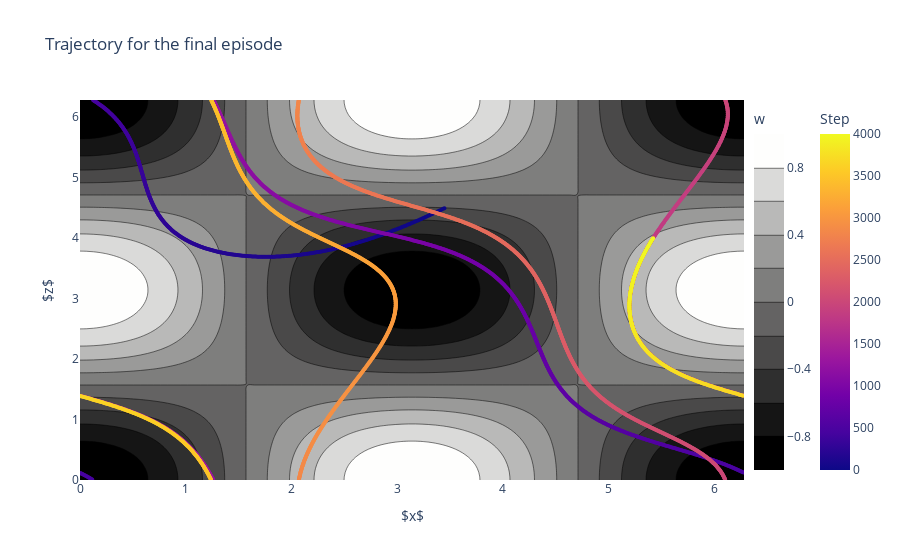

Here is the notebook cell this chart was saved with:
### Code cell
fig = go.Figure(data = go.Contour(x = x, y = z, z=w, colorscale='Gray', colorbar=dict(x=1,title="w")))

history_X = np.array(agent.history_X)

fig.add_trace(go.Scatter(x=history_X[:,0], y=history_X[:,1],mode='markers',
    marker=dict(
        size=4,
        color=np.linspace(0,Ns,Ns+1), #set color equal to a variable
        colorscale='plasma', # one of plotly colorscales
        showscale=True,
        colorbar=dict(x=1.1,title="Step")
    )))

fig.update_layout(
    title="Trajectory for the final episode",
    xaxis_title="$x$",
    yaxis_title="$z$",
    xaxis=dict(
        range=[0, L]
    ),
    yaxis=dict(
        range=[0, L]
    )
)

fig.show()

### Figure 1 — Plotly figure (JSON) as saved in the notebook; plotly's stock layout.template omitted (floating-point values rounded to 4 significant figures; data arrays with more than 128 entries replaced by an {"elided": "..."} marker saying what was removed)
{"data": [{"colorbar": {"title": {"text": "w"}, "x": 1}, "colorscale": [[0, "rgb(0, 0, 0)"], [0.09091, "rgb(16, 16, 16)"], [0.1818, "rgb(38, 38, 38)"], [0.2727, "rgb(59, 59, 59)"], [0.3636, "rgb(81, 80, 80)"], [0.4545, "rgb(102, 101, 101)"], [0.5455, "rgb(124, 123, 122)"], [0.6364, "rgb(146, 146, 145)"], [0.7273, "rgb(171, 171, 170)"], [0.8182, "rgb(197, 197, 195)"], [0.9091, "rgb(224, 224, 223)"], [1, "rgb(254, 254, 253)"]], "type": "contour", "x": [0, 0.06347, 0.1269, 0.1904, 0.2539, 0.3173, 0.3808, 0.4443, 0.5077, 0.5712, 0.6347, 0.6981, 0.7616, 0.8251, 0.8885, 0.952, 1.015, 1.079, 1.142, 1.206, 1.269, 1.333, 1.396, 1.46, 1.523, 1.587, 1.65, 1.714, 1.777, 1.841, 1.904, 1.967, 2.031, 2.094, 2.158, 2.221, 2.285, 2.348, 2.412, 2.475, 2.539, 2.602, 2.666, 2.729, 2.793, 2.856, 2.919, 2.983, 3.046, 3.11, 3.173, 3.237, 3.3, 3.364, 3.427, 3.491, 3.554, 3.618, 3.681, 3.745, 3.808, 3.871, 3.935, 3.998, 4.062, 4.125, 4.189, 4.252, 4.316, 4.379, 4.443, 4.506, 4.57, 4.633, 4.697, 4.76, 4.823, 4.887, 4.95, 5.014, 5.077, 5.141, 5.204, 5.268, 5.331, 5.395, 5.458, 5.522, 5.585, 5.649, 5.712, 5.775, 5.839, 5.902, 5.966, 6.029, 6.093, 6.156, 6.22, 6.283], "y": [0, 0.06347, 0.1269, 0.1904, 0.2539, 0.3173, 0.3808, 0.4443, 0.5077, 0.5712, 0.6347, 0.6981, 0.7616, 0.8251, 0.8885, 0.952, 1.015, 1.079, 1.142, 1.206, 1.269, 1.333, 1.396, 1.46, 1.523, 1.587, 1.65, 1.714, 1.777, 1.841, 1.904, 1.967, 2.031, 2.094, 2.158, 2.221, 2.285, 2.348, 2.412, 2.475, 2.539, 2.602, 2.666, 2.729, 2.793, 2.856, 2.919, 2.983, 3.046, 3.11, 3.173, 3.237, 3.3, 3.364, 3.427, 3.491, 3.554, 3.618, 3.681, 3.745, 3.808, 3.871, 3.935, 3.998, 4.062, 4.125, 4.189, 4.252, 4.316, 4.379, 4.443, 4.506, 4.57, 4.633, 4.697, 4.76, 4.823, 4.887, 4.95, 5.014, 5.077, 5.141, 5.204, 5.268, 5.331, 5.395, 5.458, 5.522, 5.585, 5.649, 5.712, 5.775, 5.839, 5.902, 5.966, 6.029, 6.093, 6.156, 6.22, 6.283], "z": {"elided": "100x100 float values"}}, {"marker": {"color": {"elided": "4001 int values"}, "colorbar": {"title": {"text": "Step"}, "x": 1.1}, "colorscale": [[0, "#0d0887"], [0.1111, "#46039f"], [0.2222, "#7201a8"], [0.3333, "#9c179e"], [0.4444, "#bd3786"], [0.5556, "#d8576b"], [0.6667, "#ed7953"], [0.7778, "#fb9f3a"], [0.8889, "#fdca26"], [1, "#f0f921"]], "showscale": true, "size": 4}, "mode": "markers", "type": "scatter", "x": {"elided": "4001 float values"}, "y": {"elided": "4001 float values"}}], "layout": {"title": {"text": "Trajectory for the final episode"}, "xaxis": {"range": [0, 6.283], "title": {"text": "$x$"}}, "yaxis": {"range": [0, 6.283], "title": {"text": "$z$"}}}}
